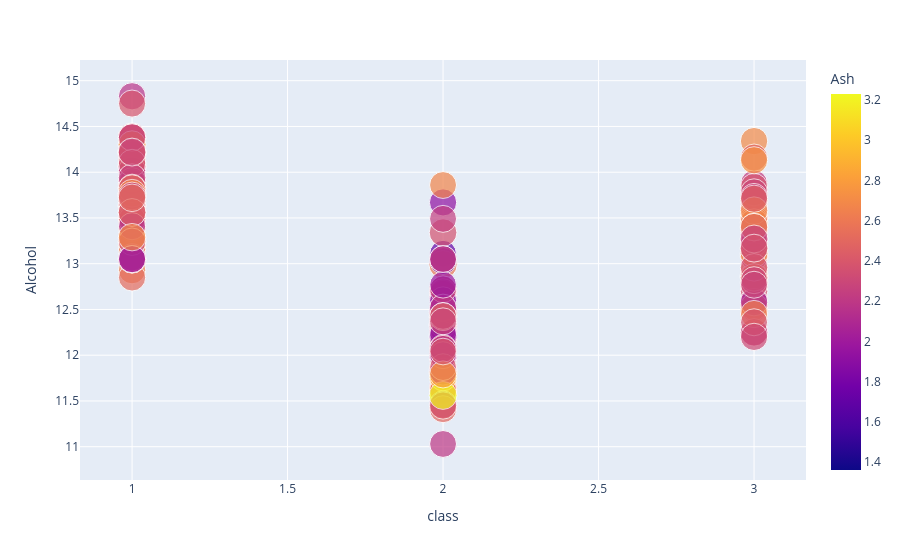

The notebook cell saved with this chart:
### Code cell
import plotly.express as px
fig = px.scatter(df, x="class", y="Alcohol",
                 color="Ash", size="Magnesium")

fig.show()

### Figure 1 — Plotly figure (JSON) as saved in the notebook; plotly's stock layout.template omitted (floating-point values rounded to 4 significant figures; data arrays with more than 128 entries replaced by an {"elided": "..."} marker saying what was removed)
{"data": [{"hovertemplate": "class=%{x}<br>Alcohol=%{y}<br>Magnesium=%{marker.size}<br>Ash=%{marker.color}<extra></extra>", "legendgroup": "", "marker": {"color": {"elided": "178 float values"}, "coloraxis": "coloraxis", "size": {"elided": "178 float values"}, "sizemode": "area", "sizeref": 0.01227, "symbol": "circle"}, "mode": "markers", "name": "", "orientation": "v", "showlegend": false, "type": "scatter", "x": {"elided": "178 int values"}, "xaxis": "x", "y": {"elided": "178 float values"}, "yaxis": "y"}], "layout": {"coloraxis": {"colorbar": {"title": {"text": "Ash"}}, "colorscale": [[0, "#0d0887"], [0.1111, "#46039f"], [0.2222, "#7201a8"], [0.3333, "#9c179e"], [0.4444, "#bd3786"], [0.5556, "#d8576b"], [0.6667, "#ed7953"], [0.7778, "#fb9f3a"], [0.8889, "#fdca26"], [1, "#f0f921"]]}, "legend": {"itemsizing": "constant", "tracegroupgap": 0}, "margin": {"t": 60}, "xaxis": {"anchor": "y", "domain": [0, 1], "title": {"text": "class"}}, "yaxis": {"anchor": "x", "domain": [0, 1], "title": {"text": "Alcohol"}}}}
